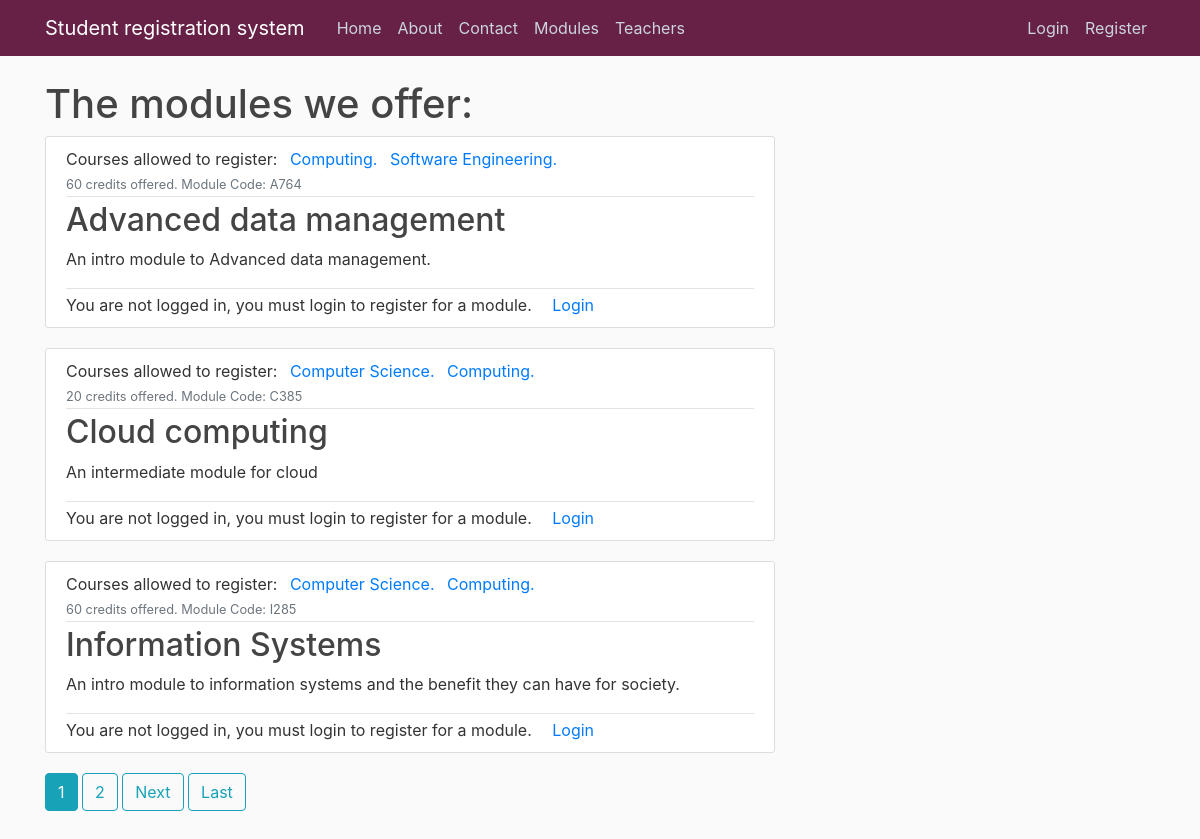
Before: /modules with the older database file.
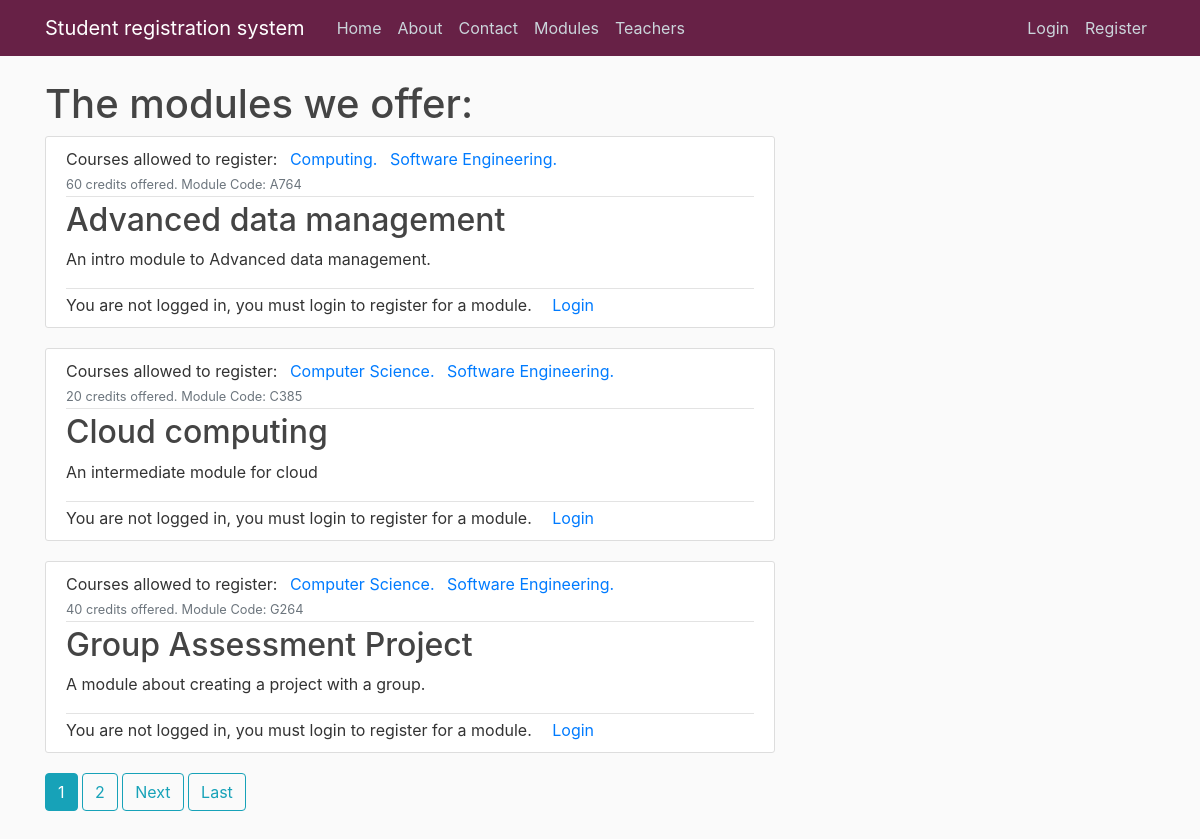
After: the same page with the newer database file.
### ModuleRegistrationSystem/models.py (models this page shows, shortened)
class Module(models.Model):
    name = models.CharField(max_length= 40)
    code = models.CharField(max_length= 4, primary_key= 'code')
    credit = models.IntegerField(choices= [(20, 20), (40, 40), (60, 60)])
    category = models.CharField(max_length= 20, choices= [('In-person', 'In person'), ('Online', 'Online')])
    description = models.TextField()
    availability = models.BooleanField(default=True)
    courses_Allowed_To_Register = models.ManyToManyField(Course)
    def __str__(self):
        return f'{self.name}'

class Course(models.Model):
    name = models.CharField(max_length = 20, primary_key= 'name')
    startDate = models.DateField(default = timezone.now)
    duration = models.CharField(max_length = 10 ,choices= [('1 year', '1 year'), ('2 years', '2 years'), ('3 years', '3 years')])
    description = models.TextField()
    def __str__(self):
        return f'{self.name}'

### ModuleRegistrationSystem/views.py (the view)
# urls.py: path('modules', ModuleListView.as_view(), name='modules'),
class ModuleListView(ListView):
        model = Module
        template_name = 'ModuleRegistrationSystem/modules.html'
        context_object_name = 'modules'
        ordering = ['code']
        paginate_by = 3

### ModuleRegistrationSystem/templates/ModuleRegistrationSystem/modules.html (shortened to what this page needs)
{% extends "ModuleRegistrationSystem/base.html" %}
{% load custom_filters %}
{% load crispy_forms_tags %}
{% block content %}
    <h1>The modules we offer:</h1>
{% for module in modules %}
    <article class="media content-section">
        <div class="media-body">
            <div class="article-metadata">
                <a class="mr-2">Courses allowed to register: {% for courses_Allowed_To_Register in module.courses_Allowed_To_Register.all %} <a class="mr-2" href="{% url 'ModuleRegistrationSystem:course-detail' courses_Allowed_To_Register.name %}"> {{ courses_Allowed_To_Register }}. </a>
                    {% endfor %}</a>
                <small class="text-muted">{{ module.credit }} credits offered. Module Code: {{ module.code }}</small>
            </div>
            <h2><a class="article-title" href="{% url 'ModuleRegistrationSystem:module-detail' module.code %}">{{ module }}</a></h2>
            <p class="article-content">{{ module.description }}</p>
            <div class="article-metadata"></div>
            {% if user.is_authenticated %}
                {% if user.studentaccount.Course in module.courses_Allowed_To_Register.all %}
                    {% if user|if_registered:module %}
                        <a class="mr-2">You are already registered for this module, view registrations here: </a>
                        <a class="ml-2" href="{% url 'ModuleRegistrationSystem:registrations' user.username %}">my registrations</a>
                    {% else %}
                        {% if module.availability == True %}
                            <form method="POST" action="{% url 'ModuleRegistrationSystem:module-registration' module.code %}">
                                {% csrf_token %}
                                {{ form | crispy }}
                                <button class="btn btn-success" type="submit">Register Now</button>
                            </form>
                        {% elif module.availability == False %}
                            <a class="mr-2">This module is not currently available.</a>
                        {% endif %}
                    {% endif %}
                {% else %}
                    <a class="mr-2">Your course is not eligible to enrol to this module.</a>
                {% endif %}
            {% else %}
                <a class="mr-2">You are not logged in, you must login to register for a module.</a>
                <a class="ml-2" href="{% url 'login' %}">Login</a>
            {% endif %}
    </article>
{% endfor %}
{% if is_paginated %}
{% for num in page_obj.paginator.page_range %}
{% if page_obj.number == num %}
<a class="btn btn-info mb-4" href="?page={{num}}">{{num}}</a>
{% elif num > page_obj.number|add:'-3' and num < page_obj.number|add:'3' %}
<a class="btn btn-outline-info mb-4" href="?page={{num}}">{{num}}</a>
{% endif %}
{% endfor %}
{% if page_obj.has_next %}
<a class="btn btn-outline-info mb-4" href="?page={{page_obj.next_page_number}}">Next</a>
<a class="btn btn-outline-info mb-4" href="?page={{page_obj.paginator.num_pages}}">Last</a>
{% endif %}
{% endif %}
{% endblock content %}

Changed rows visible on the page:
no longer on this page (row unchanged): Module: credit "60", code "I285", name "Information Systems", description "An intro module to information systems and the benefit they can have for society.", Course (name "Computer Science"), Course (name "Computing")
changed Module "Cloud computing": gains Course (name "Software Engineering"); loses Course (name "Computing")
added Module: credit "40", code "G264", name "Group Assessment Project", description "A module about creating a project with a group.", Course (name "Computer Science"), Course (name "Software Engineering")
